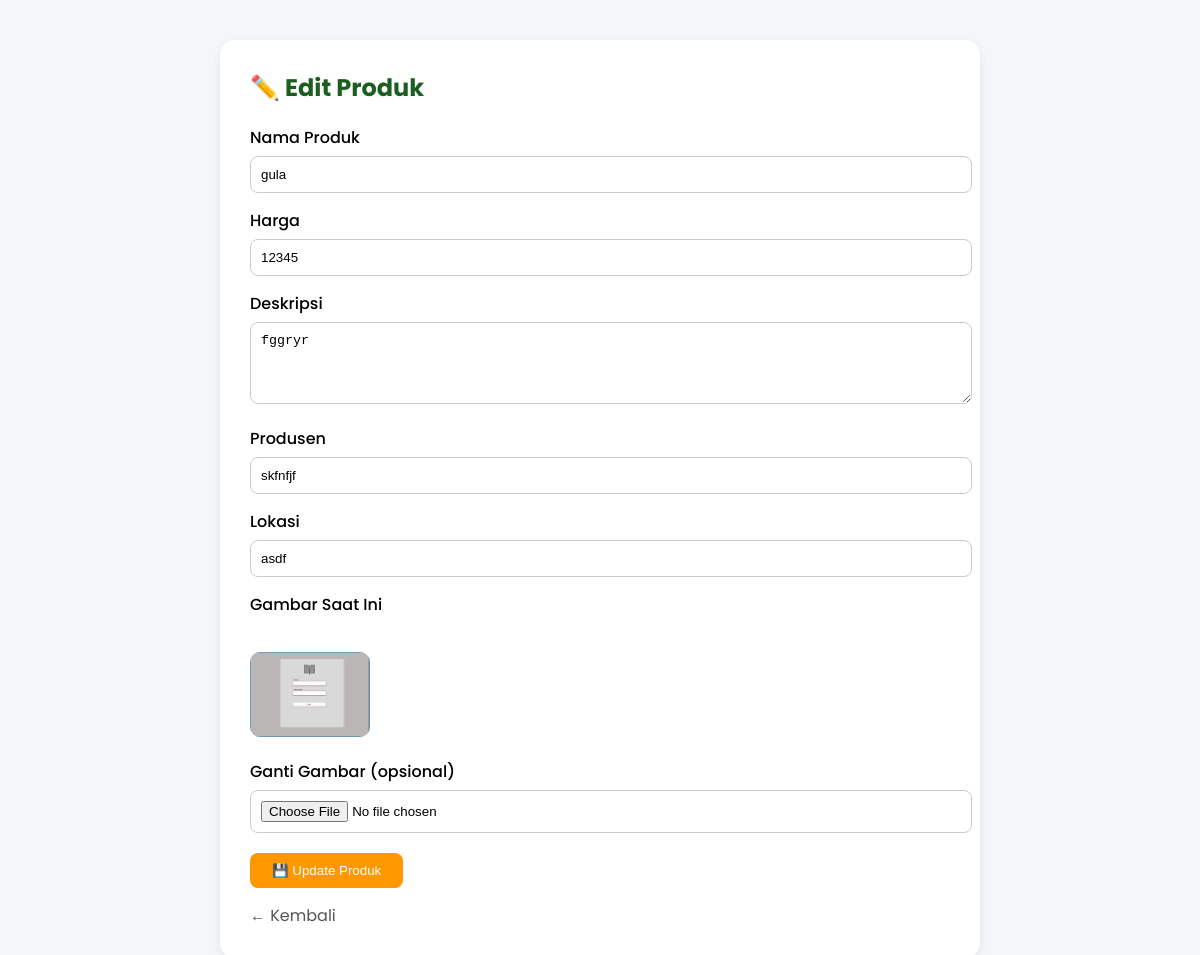
/admin/edit_produk.php?id=6 (signed in), run on the app's committed database.
### tables this page shows
CREATE TABLE `produk` (
  `id_produk` int(11) NOT NULL,
  `nama_produk` varchar(100) DEFAULT NULL,
  `harga` int(11) DEFAULT NULL,
  `deskripsi` text DEFAULT NULL,
  `produsen` varchar(100) DEFAULT NULL,
  `no_wa` varchar(20) DEFAULT NULL,
  `lokasi` varchar(100) DEFAULT NULL,
  `gambar` varchar(100) DEFAULT NULL
);

### admin/edit_produk.php (the view, shortened to what this page needs)
<?php
include "koneksi.php";
$id = $_GET['id'];
$query = mysqli_query($koneksi,"SELECT * FROM produk WHERE id_produk='$id'");
$data = mysqli_fetch_assoc($query);
?>
<!DOCTYPE html>
<html lang="id">
<head>
</head>
<body>
<div class="container">
    <h2>✏️ Edit Produk</h2>
    <form action="update_produk.php" method="POST" enctype="multipart/form-data">
        <label>Nama Produk</label>
        <input type="text" name="nama_produk" value="<?= $data['nama_produk'] ?>" required>
        <label>Harga</label>
        <input type="number" name="harga" value="<?= $data['harga'] ?>" required>
        <label>Deskripsi</label>
        <textarea name="deskripsi" rows="4" required><?= $data['deskripsi'] ?></textarea>
        <label>Produsen</label>
        <input type="text" name="produsen" value="<?= $data['produsen'] ?>" required>
        <label>Lokasi</label>
        <input type="text" name="lokasi" value="<?= $data['lokasi'] ?>" required>
        <label>Gambar Saat Ini</label><br>
        <img src="../assets/img/produk/<?= $data['gambar'] ?>">
        <label>Ganti Gambar (opsional)</label>
        <input type="file" name="gambar" accept="image/*">
        <button type="submit">💾 Update Produk</button>
    </form>
    <a href="produk.php">← Kembali</a>
</div>
</body>
</html>

### admin/edit_produk.php (style rules this page uses)
body { margin:0; font-family:'Poppins',sans-serif; background:#f4f6f9 }
.container { max-width:700px; margin:40px auto; background:white; padding:30px; border-radius:15px; box-shadow:0 4px 10px rgba(0,0,0,.08) }
h2 { margin-top:0;color:#1b5e20 }
label { display:block;margin-top:15px;font-weight:500 }
input,textarea { width:100%; padding:10px; margin-top:6px; border-radius:8px; border:1px solid #ccc }
button { margin-top:20px; background:#ff9800; color:white; border:none; padding:10px 22px; border-radius:8px; cursor:pointer }
img { margin-top:10px; width:120px; border-radius:10px }
a { display:inline-block;margin-top:15px;color:#555;text-decoration:none }

### data on the page
produk: nama_produk "gula", harga "12345", deskripsi "fggryr", produsen "skfnfjf", lokasi "asdf", gambar (picture)
